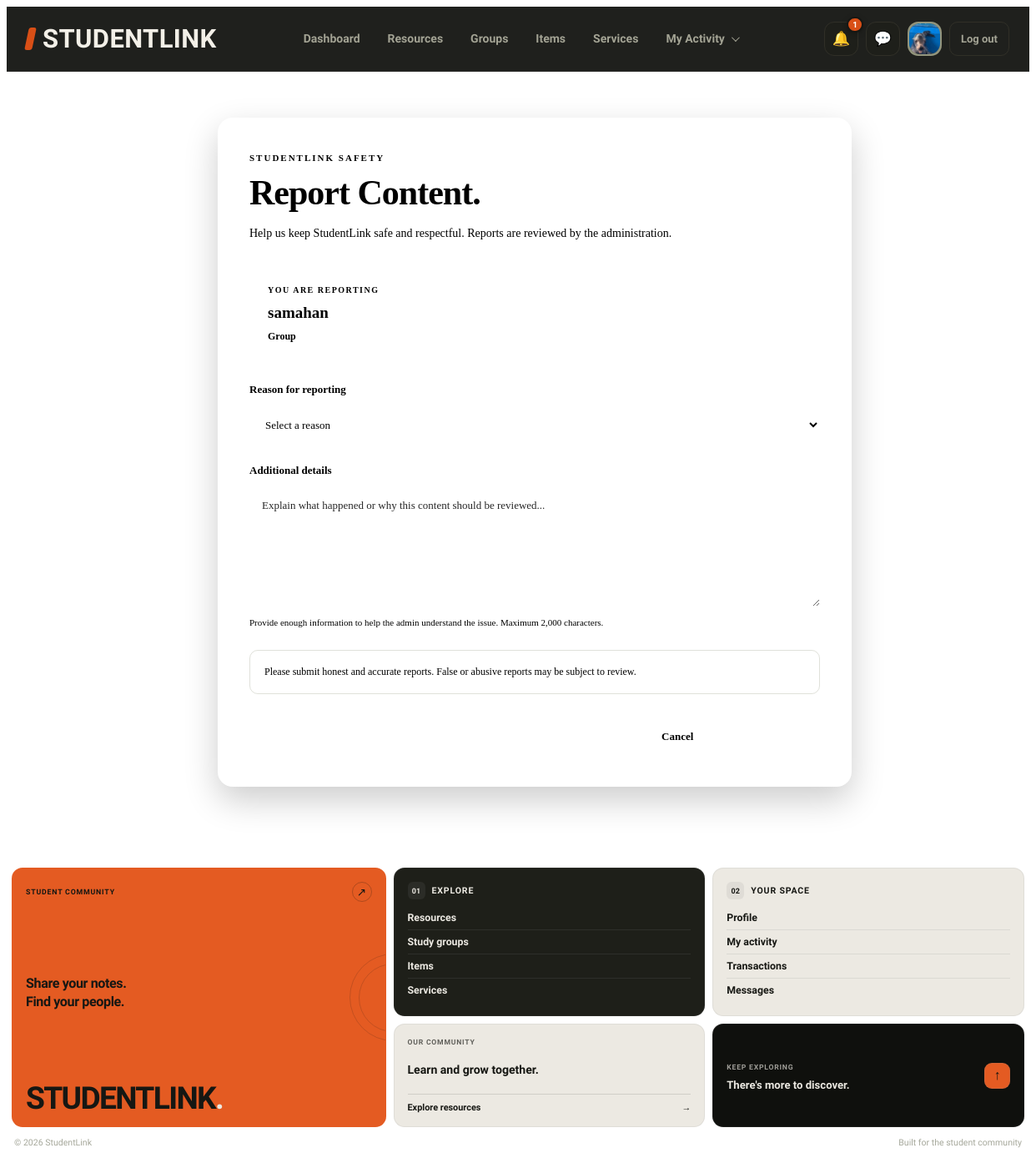
Page /report.php?type=Group&id=3 (signed in) on the committed database.
### tables this page shows
CREATE TABLE `users` (
  `id` int(10) UNSIGNED NOT NULL,
  `full_name` varchar(100) NOT NULL,
  `email` varchar(150) NOT NULL,
  `password_hash` varchar(255) DEFAULT NULL,
  `google_id` varchar(64) DEFAULT NULL,
  `course` varchar(50) DEFAULT NULL,
  `year_level` varchar(20) DEFAULT NULL,
  `about` text DEFAULT NULL,
  `skills` varchar(255) DEFAULT NULL,
  `photo_path` varchar(255) DEFAULT NULL,
  `role` enum('student','admin') NOT NULL DEFAULT 'student',
  `status` enum('Active','Suspended') NOT NULL DEFAULT 'Active',
  `created_at` timestamp NOT NULL DEFAULT current_timestamp()
);

CREATE TABLE `study_groups` (
  `id` int(10) UNSIGNED NOT NULL,
  `creator_id` int(10) UNSIGNED NOT NULL,
  `subject_id` int(10) UNSIGNED NOT NULL,
  `name` varchar(120) NOT NULL,
  `description` text DEFAULT NULL,
  `course` varchar(50) DEFAULT NULL,
  `year_level` varchar(20) DEFAULT NULL,
  `max_members` tinyint(3) UNSIGNED NOT NULL DEFAULT 10,
  `status` enum('Active','Removed') NOT NULL DEFAULT 'Active',
  `created_at` timestamp NOT NULL DEFAULT current_timestamp()
);

### includes/functions.php (called while the page is built, shortened)
<?php
function e($v) {
    return htmlspecialchars((string)$v, ENT_QUOTES, 'UTF-8');
}

### report.php (the view, shortened to what this page needs)
<?php
require_once __DIR__ . '/db_connect.php';
require_once __DIR__ . '/includes/functions.php';
$allowedTypes = [
    'User',
    'Resource',
    'Group',
    'Service',
    'Item'
];
$type = trim($_POST['target_type'] ?? $_GET['type'] ?? '');
$targetId = filter_var(
    $_POST['target_id'] ?? $_GET['id'] ?? null,
    FILTER_VALIDATE_INT
);
$target = null;
$error = '';
$success = (
    isset($_GET['submitted']) &&
    $_GET['submitted'] === '1'
);
$details = trim($_POST['details'] ?? '');
$active = '';
$css = ['report'];
if (
    in_array($type, $allowedTypes, true) &&
    $targetId !== false &&
    $targetId !== null &&
    $targetId > 0
) {
    switch ($type) {
        case 'Group':
            $targetSql = "
                SELECT
                    id,
                    name AS target_name,
                    creator_id AS owner_id
                FROM study_groups
                WHERE id = ?
                  AND status = 'Active'
                LIMIT 1
            ";
            break;
    }
    if ($targetSql !== '') {
        $targetStmt = $conn->prepare($targetSql);
        if (!$targetStmt) {
            error_log('Report target query error: ' . $conn->error);
            $error = 'Unable to check the selected report target.';
        } else {
            $targetStmt->bind_param('i', $targetId);
            $targetStmt->execute();
            $target = $targetStmt->get_result()->fetch_assoc();
        }
    }
}
require_once __DIR__ . '/includes/header.php';
?>
<main class="report-page">
    <section class="report-container">
        <div class="report-heading">
            <span class="report-eyebrow">STUDENTLINK SAFETY</span>
            <h1>Report <span>Content.</span></h1>
            <p>
                Help us keep StudentLink safe and respectful.
                Reports are reviewed by the administration.
            </p>
        </div>
        <?php if ($success): ?>
            <div class="report-success" role="status">
                <h2>Report submitted</h2>
                <p>
                    Thank you for helping keep StudentLink safe.
                    Our administration will review your report.
                </p>
                <a href="resources.php" class="report-back-btn">
                    Back to Resources
                </a>
            </div>
        <?php else: ?>
            <div class="report-target">
                <span>YOU ARE REPORTING</span>
                <h2><?= e($target['target_name']) ?></h2>
                <p><?= e($type) ?></p>
            </div>
            <form method="post" class="report-form">
                <div class="report-field">
                    <label for="reason">Reason for reporting</label>
                    <select id="reason" name="reason" required>
                        <option value="">Select a reason</option>
                    </select>
                </div>
                <div class="report-field">
                    <label for="details">Additional details</label>
                    <textarea
                        id="details"
                        name="details"
                        rows="5"
                        maxlength="2000"
                        placeholder="Explain what happened or why this content should be reviewed..."
                        required
                    ><?= e($details) ?></textarea>
                    <small>
                        Provide enough information to help the admin
                        understand the issue. Maximum 2,000 characters.
                    </small>
                </div>
                <div class="report-notice">
                    Please submit honest and accurate reports.
                    False or abusive reports may be subject to review.
                </div>
                <div class="report-actions">
                    <a
                        href="javascript:history.back()"
                        class="report-cancel-btn"
                    >
                        Cancel
                    </a>
                    <button type="submit" class="report-submit-btn">
                    </button>
                </div>
            </form>
        <?php endif; ?>
    </section>
</main>
<?php require_once __DIR__ . '/includes/footer.php'; ?>

### includes/header.php (shortened to what this page needs)
<?php
require_once __DIR__ . '/functions.php';
require_once __DIR__ . '/../db_connect.php';
$css = $css ?? [];
$active = $active ?? '';
$bare = $bare ?? false;
$headerName = $_SESSION['full_name']
    ?? $_SESSION['user']
    ?? 'Student';
$headerPhoto = '';
$unreadNotificationCount = 0;
if (!empty($_SESSION['user_id'])) {
    $headerUserId = (int) $_SESSION['user_id'];
    $photoStmt = $conn->prepare("
        SELECT full_name, photo_path
        FROM users
        WHERE id = ?
        LIMIT 1
    ");
    if ($photoStmt) {
        $photoStmt->bind_param('i', $headerUserId);
        $photoStmt->execute();
        $photoResult = $photoStmt->get_result();
        $headerUser = $photoResult->fetch_assoc();
        if ($headerUser) {
            $headerName = $headerUser['full_name'] ?: $headerName;
            if (!empty($headerUser['photo_path'])) {
                $headerPhoto = $headerUser['photo_path'];
            }
        }
    }
    $notificationStmt = $conn->prepare("
        SELECT COUNT(*) AS unread_count
        FROM notifications
        WHERE user_id = ?
        AND is_read = 0
    ");
    if ($notificationStmt) {
        $notificationStmt->bind_param('i', $headerUserId);
        $notificationStmt->execute();
        $notificationResult = $notificationStmt->get_result();
        $notificationRow = $notificationResult->fetch_assoc();
        $unreadNotificationCount = (int) (
            $notificationRow['unread_count'] ?? 0
        );
    }
}
?>
<!DOCTYPE html>
<html lang="en">
<head>
    <?php foreach ($css as $stylesheet): ?>
        <link
            rel="stylesheet"
            href="css/<?= e($stylesheet) ?>.css"
        >
    <?php endforeach; ?>
</head>
<body>
<?php if (!$bare): ?>
<nav class="nav" aria-label="Main navigation">
    <a class="logo" href="dashboard.php">StudentLink</a>
    <div class="nav-links">
        <?php
        $navigation = [
            'dashboard' => 'Dashboard',
            'resources' => 'Resources',
            'groups'    => 'Groups',
            'items'     => 'Items',
            'services'  => 'Services'
        ];
        foreach ($navigation as $key => $label):
        ?>
            <a
                href="<?= e($key) ?>.php"
                <?= $active === $key ? 'aria-current="page"' : '' ?>
            >
                <?= e($label) ?>
            </a>
        <?php endforeach; ?>
        <div class="activity-menu" id="activity-menu">
            <button
                type="button"
                class="activity-trigger <?= in_array($active, ['activity', 'transactions'], true) ? 'menu-active' : '' ?>"
                id="activity-menu-button"
                aria-expanded="false"
                aria-controls="activity-dropdown"
            >
                My Activity
                <span class="activity-chevron" aria-hidden="true"></span>
            </button>
        </div>
    </div>
    <div class="nav-tools">
        <a
            class="icon-btn notification-link"
            href="notifications.php"
            aria-label="<?= $unreadNotificationCount > 0
                ? 'Notifications, ' . $unreadNotificationCount . ' unread'
                : 'Notifications' ?>"
            title="Notifications"
            <?= $active === 'notifications' ? 'aria-current="page"' : '' ?>
        >
            &#128276;
            <?php if ($unreadNotificationCount > 0): ?>
                <span class="notification-badge">
                    <?= $unreadNotificationCount > 99
                        ? '99+'
                        : $unreadNotificationCount ?>
                </span>
            <?php endif; ?>
        </a>
        <a
            class="icon-btn"
            href="messages.php"
            aria-label="Messages"
            title="Messages"
            <?= $active === 'messages' ? 'aria-current="page"' : '' ?>
        >
            &#128172;
        </a>
        <a
            class="avatar"
            href="profile.php"
            aria-label="Your profile"
            title="<?= e($headerName) ?>"
        >
            <?php if ($headerPhoto !== ''): ?>
                <img
                    src="<?= e($headerPhoto) ?>"
                    alt="Your profile photo"
                >
            <?php else: ?>
                <?= e(initials($headerName)) ?>
            <?php endif; ?>
        </a>
        <a class="logout" href="logout.php">Log out</a>
    </div>
</nav>
<?php endif; ?>
</body>
</html>

### css/report.css (style rules this page uses)
.report-page { width: 100%; min-height: calc(100vh - 160px); padding: 55px 20px 75px; background: var(--report-bg); color: var(--report-text); }
.report-page *, .report-page *::before, .report-page *::after { box-sizing: border-box; }
.report-container { width: 100%; max-width: 760px; margin: 0 auto; padding: 38px; background: var(--report-panel); border: 1px solid var(--report-line); border-radius: 18px; box-shadow: 0 16px 40px rgba(0, 0, 0, 0.20); }
.report-heading { margin-bottom: 30px; }
.report-eyebrow { display: inline-block; margin-bottom: 12px; color: var(--report-orange); font-size: 11px; font-weight: 800; letter-spacing: 2px; text-transform: uppercase; }
.report-heading h1 { margin: 0 0 12px; color: var(--report-text); font-size: clamp(30px, 5vw, 42px); font-weight: 800; line-height: 1.15; letter-spacing: -1px; }
.report-heading h1 span { color: var(--report-orange); }
.report-heading p { max-width: 560px; margin: 0; color: var(--report-text-soft); font-size: 14px; line-height: 1.8; }
.report-target { margin-bottom: 28px; padding: 20px 22px; background: var(--report-bg-soft); border: 1px solid var(--report-line); border-left: 3px solid var(--report-orange); border-radius: 12px; }
.report-target > span { display: block; margin-bottom: 9px; color: var(--report-muted); font-size: 10px; font-weight: 800; letter-spacing: 1.5px; }
.report-target h2 { margin: 0 0 7px; color: var(--report-text); font-size: 19px; font-weight: 700; line-height: 1.4; overflow-wrap: anywhere; }
.report-target p { margin: 0; color: var(--report-orange); font-size: 12px; font-weight: 700; }
.report-form { display: flex; flex-direction: column; gap: 23px; width: 100%; }
.report-field { display: flex; flex-direction: column; gap: 10px; }
.report-field label { color: var(--report-text); font-size: 13px; font-weight: 700; }
.report-field select, .report-field textarea { width: 100%; padding: 14px 15px; color: var(--report-text); background: var(--report-bg-soft); border: 1px solid var(--report-line-light); border-radius: 10px; outline: none; font-family: inherit; font-size: 13px; line-height: 1.6; transition: border-color 0.2s ease, background 0.2s ease, box-shadow 0.2s ease; }
.report-field select { min-height: 48px; cursor: pointer; }
.report-field select option { color: var(--report-text); background: var(--report-panel); }
.report-field textarea { min-height: 145px; resize: vertical; }
.report-field textarea::placeholder { color: var(--report-muted); opacity: 0.85; }
.report-field small { color: var(--report-muted); font-size: 11px; line-height: 1.7; }
.report-notice { padding: 15px 17px; color: var(--report-text-soft); background: var(--report-olive-soft); border: 1px solid rgba(133, 135, 109, 0.25); border-radius: 10px; font-size: 12px; line-height: 1.8; }
.report-actions { display: flex; align-items: center; justify-content: flex-end; gap: 12px; padding-top: 5px; }
.report-cancel-btn, .report-submit-btn, .report-back-btn { display: inline-flex; align-items: center; justify-content: center; min-height: 45px; padding: 11px 19px; border-radius: 10px; font-family: inherit; font-size: 13px; font-weight: 700; text-decoration: none; cursor: pointer; transition: background 0.2s ease, color 0.2s ease, border-color 0.2s ease, transform 0.2s ease; }
.report-cancel-btn { color: var(--report-text-soft); background: var(--report-bg-soft); border: 1px solid var(--report-line-light); }
.report-submit-btn { color: #ffffff; background: var(--report-orange); border: 1px solid var(--report-orange); }

### rows in the picture
users: photo_path (picture)
study_groups: name "samahan"

### other values in the picture
$label "Dashboard"
$label "Resources"
$label "Groups"
$label "Items"
$label "Services"
$unreadNotificationCount "1"
$type "Group"
